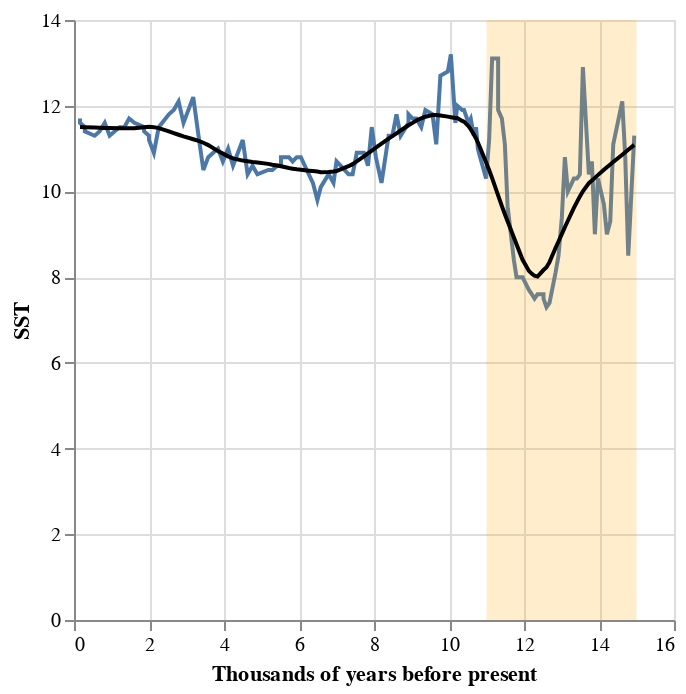

Write notebook code for a chart like this one.
### Markdown cell above
<!-- END QUESTION -->

> **Comment:** There are a disproportionately large number of zeroes, because in many samples no *Azpeitia nodulifer* diatoms were observed. This is a common phenomenon in ecological data, and even has a name: it results in a 'zero inflated' distribution of values. The statistician to identify and name the phenomenon was Diane Lambert in 1992. Zero inflation can present a variety of challenges. You may have noticed, for example, that there was no bandwidth parameter for the KDE that *both* captured the shape of the histogram near zero *and* away from zero, regardless of the choice of kernel. The key difficulty with zero inflated data is that no common probability distribution fits the data well. This requires the use of mixtures as probability models, which are challenging to incorporate into common statistical models.

There was a transition between geological epochs during the time span covered by the diatom data. The oldest data points in the diatom data correspond to the end of the Pleistocene epoch (ice age), at which time there was a pronounced warming (Late Glacial Interstadial, 14.7 - 12.9 KyrBP) followed by a return to glacial conditions (Younger Dryas, 12.9 - 11.7 KyrBP). 

This fluctuation can be seen from temperature reconstructions. Below is a plot of sea surface temperature reconstructions off the coast of Northern California. Data come from the following source:

> Barron *et al.*, 2003. Northern Coastal California High Resolution Holocene/Late Pleistocene Oceanographic Data. IGBP PAGES/World Data Center for Paleoclimatology. Data Contribution Series # 2003-014. NOAA/NGDC Paleoclimatology Program, Boulder CO, USA.

The shaded region indicates the time window with unusually large flucutations in sea surface temperature; this window roughly corresponds to the dates of the climate event.

### Code cell
# import sea surface temp reconstruction
seatemps = pd.read_csv('data/barron-sst.csv')

# line plot of time series
line = alt.Chart(seatemps).mark_line().encode(
    x = alt.X('Age', title = 'Thousands of years before present'),
    y = 'SST'
)

# highlight region with large variations
highlight = alt.Chart(
    pd.DataFrame(
        {'SST': np.linspace(0, 14, 100), 
         'upr': np.repeat(11, 100), 
         'lwr': np.repeat(15, 100)}
    )
).mark_area(opacity = 0.2, color = 'orange').encode(
    y = 'SST',
    x = alt.X('upr', title = 'Thousands of years before present'),
    x2 = 'lwr'
)

# add smooth trend
smooth = line.transform_loess(
    on = 'Age',
    loess = 'SST',
    bandwidth = 0.2
).mark_line(color = 'black')

# layer
line + highlight + smooth

### Figure 1 — Vega-Lite specification as saved in the notebook (floating-point values rounded to 4 significant figures)
{"$schema": "https://vega.github.io/schema/vega-lite/v5.14.1.json", "config": {"view": {"continuousHeight": 300, "continuousWidth": 300}}, "datasets": {"data-3a58caeda919fa504e554b7173d0eec4": [{"Age": 0.16, "SST": 11.7}, {"Age": 0.16, "SST": 11.6}, {"Age": 0.29, "SST": 11.5}, {"Age": 0.29, "SST": 11.4}, {"Age": 0.55, "SST": 11.3}, {"Age": 0.68, "SST": 11.4}, {"Age": 0.82, "SST": 11.6}, {"Age": 0.95, "SST": 11.3}, {"Age": 1.21, "SST": 11.5}, {"Age": 1.34, "SST": 11.5}, {"Age": 1.47, "SST": 11.7}, {"Age": 1.61, "SST": 11.6}, {"Age": 1.87, "SST": 11.5}, {"Age": 1.87, "SST": 11.4}, {"Age": 2, "SST": 11.3}, {"Age": 2, "SST": 11.2}, {"Age": 2.13, "SST": 10.9}, {"Age": 2.26, "SST": 11.5}, {"Age": 2.53, "SST": 11.8}, {"Age": 2.66, "SST": 11.9}, {"Age": 2.79, "SST": 12.1}, {"Age": 2.92, "SST": 11.6}, {"Age": 3.18, "SST": 12.2}, {"Age": 3.32, "SST": 11.3}, {"Age": 3.45, "SST": 10.5}, {"Age": 3.58, "SST": 10.8}, {"Age": 3.58, "SST": 10.8}, {"Age": 3.58, "SST": 10.8}, {"Age": 3.84, "SST": 11}, {"Age": 3.97, "SST": 10.7}, {"Age": 4.11, "SST": 11}, {"Age": 4.24, "SST": 10.6}, {"Age": 4.5, "SST": 11.2}, {"Age": 4.63, "SST": 10.4}, {"Age": 4.76, "SST": 10.6}, {"Age": 4.89, "SST": 10.4}, {"Age": 5.18, "SST": 10.5}, {"Age": 5.29, "SST": 10.5}, {"Age": 5.42, "SST": 10.6}, {"Age": 5.52, "SST": 10.6}, {"Age": 5.52, "SST": 10.8}, {"Age": 5.73, "SST": 10.8}, {"Age": 5.83, "SST": 10.7}, {"Age": 5.94, "SST": 10.8}, {"Age": 6.05, "SST": 10.8}, {"Age": 6.26, "SST": 10.4}, {"Age": 6.37, "SST": 10.2}, {"Age": 6.49, "SST": 9.8}, {"Age": 6.58, "SST": 10.1}, {"Age": 6.79, "SST": 10.4}, {"Age": 6.92, "SST": 10.2}, {"Age": 6.92, "SST": 10.2}, {"Age": 7, "SST": 10.7}, {"Age": 7.11, "SST": 10.6}, {"Age": 7.32, "SST": 10.4}, {"Age": 7.43, "SST": 10.4}, {"Age": 7.54, "SST": 10.9}, {"Age": 7.73, "SST": 10.9}, {"Age": 7.84, "SST": 10.6}, {"Age": 7.94, "SST": 11.5}, {"Age": 8.05, "SST": 10.8}, {"Age": 8.2, "SST": 10.2}, {"Age": 8.39, "SST": 11.3}, {"Age": 8.49, "SST": 11.3}, {"Age": 8.6, "SST": 11.8}, {"Age": 8.71, "SST": 11.3}, {"Age": 8.92, "SST": 11.6}, {"Age": 8.92, "SST": 11.8}, {"Age": 9.03, "SST": 11.7}, {"Age": 9.13, "SST": 11.7}, {"Age": 9.26, "SST": 11.5}, {"Age": 9.37, "SST": 11.9}, {"Age": 9.56, "SST": 11.8}, {"Age": 9.66, "SST": 11.1}, {"Age": 9.77, "SST": 12.7}, {"Age": 9.97, "SST": 12.8}, {"Age": 10.05, "SST": 13.2}, {"Age": 10.17, "SST": 11.6}, {"Age": 10.22, "SST": 12}, {"Age": 10.35, "SST": 11.9}, {"Age": 10.4, "SST": 11.9}, {"Age": 10.52, "SST": 11.6}, {"Age": 10.58, "SST": 11.7}, {"Age": 10.66, "SST": 11.3}, {"Age": 10.72, "SST": 11.5}, {"Age": 10.77, "SST": 11}, {"Age": 10.83, "SST": 10.8}, {"Age": 10.99, "SST": 10.3}, {"Age": 11.07, "SST": 11.2}, {"Age": 11.15, "SST": 13.1}, {"Age": 11.31, "SST": 13.1}, {"Age": 11.31, "SST": 11.9}, {"Age": 11.41, "SST": 11.7}, {"Age": 11.49, "SST": 11.1}, {"Age": 11.57, "SST": 9.5}, {"Age": 11.57, "SST": 9.6}, {"Age": 11.73, "SST": 8.4}, {"Age": 11.8, "SST": 8}, {"Age": 11.96, "SST": 8}, {"Age": 12.13, "SST": 7.7}, {"Age": 12.21, "SST": 7.6}, {"Age": 12.28, "SST": 7.5}, {"Age": 12.36, "SST": 7.6}, {"Age": 12.52, "SST": 7.6}, {"Age": 12.52, "SST": 7.5}, {"Age": 12.6, "SST": 7.3}, {"Age": 12.68, "SST": 7.4}, {"Age": 12.84, "SST": 8.1}, {"Age": 12.92, "SST": 8.5}, {"Age": 13.01, "SST": 9.4}, {"Age": 13.09, "SST": 10.8}, {"Age": 13.17, "SST": 10}, {"Age": 13.33, "SST": 10.3}, {"Age": 13.41, "SST": 10.3}, {"Age": 13.49, "SST": 10.4}, {"Age": 13.57, "SST": 12.9}, {"Age": 13.73, "SST": 10.4}, {"Age": 13.81, "SST": 10.7}, {"Age": 13.89, "SST": 9}, {"Age": 13.97, "SST": 10.3}, {"Age": 14.13, "SST": 9.7}, {"Age": 14.21, "SST": 9}, {"Age": 14.3, "SST": 9.3}, {"Age": 14.38, "SST": 11.1}, {"Age": 14.62, "SST": 12.1}, {"Age": 14.7, "SST": 10.8}, {"Age": 14.78, "SST": 8.5}, {"Age": 14.94, "SST": 11.3}], "data-6cea38239315c3d997ab47994b5133ac": [{"SST": 0, "lwr": 15, "upr": 11}, {"SST": 0.1414, "lwr": 15, "upr": 11}, {"SST": 0.2828, "lwr": 15, "upr": 11}, {"SST": 0.4242, "lwr": 15, "upr": 11}, {"SST": 0.5657, "lwr": 15, "upr": 11}, {"SST": 0.7071, "lwr": 15, "upr": 11}, {"SST": 0.8485, "lwr": 15, "upr": 11}, {"SST": 0.9899, "lwr": 15, "upr": 11}, {"SST": 1.131, "lwr": 15, "upr": 11}, {"SST": 1.273, "lwr": 15, "upr": 11}, {"SST": 1.414, "lwr": 15, "upr": 11}, {"SST": 1.556, "lwr": 15, "upr": 11}, {"SST": 1.697, "lwr": 15, "upr": 11}, {"SST": 1.838, "lwr": 15, "upr": 11}, {"SST": 1.98, "lwr": 15, "upr": 11}, {"SST": 2.121, "lwr": 15, "upr": 11}, {"SST": 2.263, "lwr": 15, "upr": 11}, {"SST": 2.404, "lwr": 15, "upr": 11}, {"SST": 2.545, "lwr": 15, "upr": 11}, {"SST": 2.687, "lwr": 15, "upr": 11}, {"SST": 2.828, "lwr": 15, "upr": 11}, {"SST": 2.97, "lwr": 15, "upr": 11}, {"SST": 3.111, "lwr": 15, "upr": 11}, {"SST": 3.253, "lwr": 15, "upr": 11}, {"SST": 3.394, "lwr": 15, "upr": 11}, {"SST": 3.535, "lwr": 15, "upr": 11}, {"SST": 3.677, "lwr": 15, "upr": 11}, {"SST": 3.818, "lwr": 15, "upr": 11}, {"SST": 3.96, "lwr": 15, "upr": 11}, {"SST": 4.101, "lwr": 15, "upr": 11}, {"SST": 4.242, "lwr": 15, "upr": 11}, {"SST": 4.384, "lwr": 15, "upr": 11}, {"SST": 4.525, "lwr": 15, "upr": 11}, {"SST": 4.667, "lwr": 15, "upr": 11}, {"SST": 4.808, "lwr": 15, "upr": 11}, {"SST": 4.949, "lwr": 15, "upr": 11}, {"SST": 5.091, "lwr": 15, "upr": 11}, {"SST": 5.232, "lwr": 15, "upr": 11}, {"SST": 5.374, "lwr": 15, "upr": 11}, {"SST": 5.515, "lwr": 15, "upr": 11}, {"SST": 5.657, "lwr": 15, "upr": 11}, {"SST": 5.798, "lwr": 15, "upr": 11}, {"SST": 5.939, "lwr": 15, "upr": 11}, {"SST": 6.081, "lwr": 15, "upr": 11}, {"SST": 6.222, "lwr": 15, "upr": 11}, {"SST": 6.364, "lwr": 15, "upr": 11}, {"SST": 6.505, "lwr": 15, "upr": 11}, {"SST": 6.646, "lwr": 15, "upr": 11}, {"SST": 6.788, "lwr": 15, "upr": 11}, {"SST": 6.929, "lwr": 15, "upr": 11}, {"SST": 7.071, "lwr": 15, "upr": 11}, {"SST": 7.212, "lwr": 15, "upr": 11}, {"SST": 7.354, "lwr": 15, "upr": 11}, {"SST": 7.495, "lwr": 15, "upr": 11}, {"SST": 7.636, "lwr": 15, "upr": 11}, {"SST": 7.778, "lwr": 15, "upr": 11}, {"SST": 7.919, "lwr": 15, "upr": 11}, {"SST": 8.061, "lwr": 15, "upr": 11}, {"SST": 8.202, "lwr": 15, "upr": 11}, {"SST": 8.343, "lwr": 15, "upr": 11}, {"SST": 8.485, "lwr": 15, "upr": 11}, {"SST": 8.626, "lwr": 15, "upr": 11}, {"SST": 8.768, "lwr": 15, "upr": 11}, {"SST": 8.909, "lwr": 15, "upr": 11}, {"SST": 9.051, "lwr": 15, "upr": 11}, {"SST": 9.192, "lwr": 15, "upr": 11}, {"SST": 9.333, "lwr": 15, "upr": 11}, {"SST": 9.475, "lwr": 15, "upr": 11}, {"SST": 9.616, "lwr": 15, "upr": 11}, {"SST": 9.758, "lwr": 15, "upr": 11}, {"SST": 9.899, "lwr": 15, "upr": 11}, {"SST": 10.04, "lwr": 15, "upr": 11}, {"SST": 10.18, "lwr": 15, "upr": 11}, {"SST": 10.32, "lwr": 15, "upr": 11}, {"SST": 10.46, "lwr": 15, "upr": 11}, {"SST": 10.61, "lwr": 15, "upr": 11}, {"SST": 10.75, "lwr": 15, "upr": 11}, {"SST": 10.89, "lwr": 15, "upr": 11}, {"SST": 11.03, "lwr": 15, "upr": 11}, {"SST": 11.17, "lwr": 15, "upr": 11}, {"SST": 11.31, "lwr": 15, "upr": 11}, {"SST": 11.45, "lwr": 15, "upr": 11}, {"SST": 11.6, "lwr": 15, "upr": 11}, {"SST": 11.74, "lwr": 15, "upr": 11}, {"SST": 11.88, "lwr": 15, "upr": 11}, {"SST": 12.02, "lwr": 15, "upr": 11}, {"SST": 12.16, "lwr": 15, "upr": 11}, {"SST": 12.3, "lwr": 15, "upr": 11}, {"SST": 12.44, "lwr": 15, "upr": 11}, {"SST": 12.59, "lwr": 15, "upr": 11}, {"SST": 12.73, "lwr": 15, "upr": 11}, {"SST": 12.87, "lwr": 15, "upr": 11}, {"SST": 13.01, "lwr": 15, "upr": 11}, {"SST": 13.15, "lwr": 15, "upr": 11}, {"SST": 13.29, "lwr": 15, "upr": 11}, {"SST": 13.43, "lwr": 15, "upr": 11}, {"SST": 13.58, "lwr": 15, "upr": 11}, {"SST": 13.72, "lwr": 15, "upr": 11}, {"SST": 13.86, "lwr": 15, "upr": 11}, {"SST": 14, "lwr": 15, "upr": 11}]}, "layer": [{"data": {"name": "data-3a58caeda919fa504e554b7173d0eec4"}, "encoding": {"x": {"field": "Age", "title": "Thousands of years before present", "type": "quantitative"}, "y": {"field": "SST", "type": "quantitative"}}, "mark": {"type": "line"}}, {"data": {"name": "data-6cea38239315c3d997ab47994b5133ac"}, "encoding": {"x": {"field": "upr", "title": "Thousands of years before present", "type": "quantitative"}, "x2": {"field": "lwr"}, "y": {"field": "SST", "type": "quantitative"}}, "mark": {"color": "orange", "opacity": 0.2, "type": "area"}}, {"data": {"name": "data-3a58caeda919fa504e554b7173d0eec4"}, "encoding": {"x": {"field": "Age", "title": "Thousands of years before present", "type": "quantitative"}, "y": {"field": "SST", "type": "quantitative"}}, "mark": {"color": "black", "type": "line"}, "transform": [{"bandwidth": 0.2, "loess": "SST", "on": "Age"}]}]}
